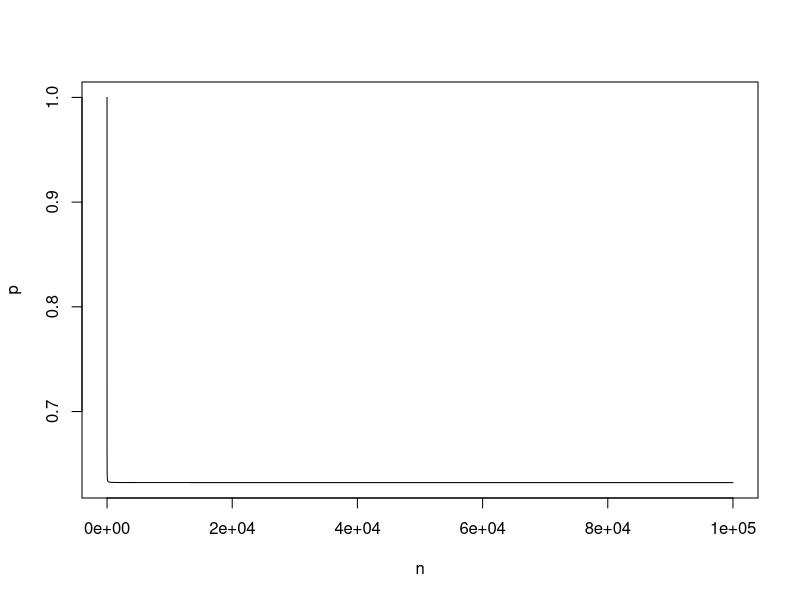

Source code (R):
## ---- chunk 1
1 - (1-1/5)^5
## ---- chunk 2
1 - (1-1/100)^100
## ---- chunk 3
1 - (1-1/10000)^10000
## ---- chunk 4
n <- 1:100000
p <- 1 - (1-1/n)^n
plot(n, p, type = "l")
## ---- chunk 5
x <- rep(NA, 10000)
for(i in 1:10000) {
  x[i] <- sum(sample(1:100, replace = TRUE) == 4) > 0
}
mean(x)
## ---- chunk 6
p[100]
